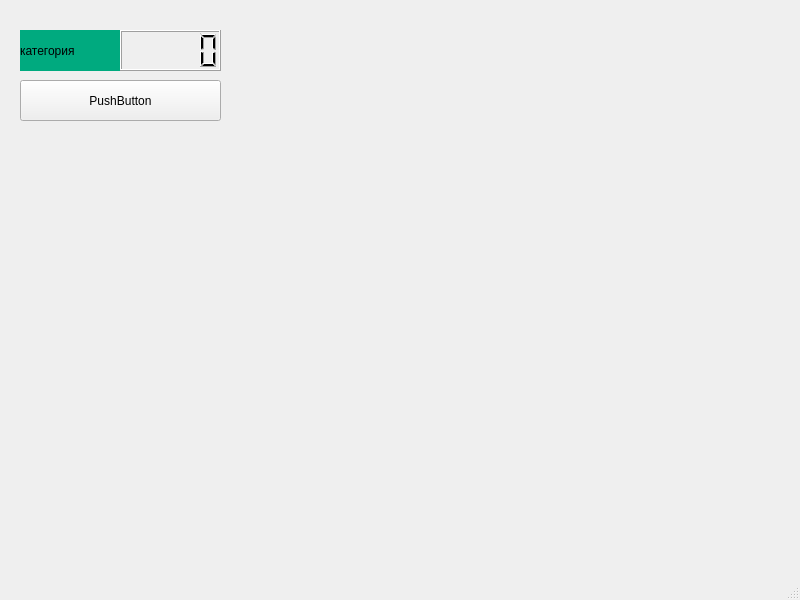
<?xml version="1.0" encoding="UTF-8"?>
<ui version="4.0">
 <class>MainWindow</class>
 <widget class="QMainWindow" name="MainWindow">
  <property name="geometry">
   <rect>
    <x>0</x>
    <y>0</y>
    <width>800</width>
    <height>600</height>
   </rect>
  </property>
  <property name="windowTitle">
   <string>financial assistant</string>
  </property>
  <widget class="QWidget" name="centralwidget">
   <widget class="QLabel" name="category">
    <property name="geometry">
     <rect>
      <x>20</x>
      <y>30</y>
      <width>101</width>
      <height>41</height>
     </rect>
    </property>
    <property name="styleSheet">
     <string notr="true">background-color: rgb(0, 170, 127);</string>
    </property>
    <property name="text">
     <string>категория</string>
    </property>
    <property name="margin">
     <number>10</number>
    </property>
   </widget>
   <widget class="QPushButton" name="insert_btn_money">
    <property name="geometry">
     <rect>
      <x>20</x>
      <y>80</y>
      <width>201</width>
      <height>41</height>
     </rect>
    </property>
    <property name="styleSheet">
     <string notr="true">alternate-background-color: qradialgradient(spread:repeat, cx:0.5, cy:0.5, radius:0.077, fx:0.5, fy:0.5, stop:0 rgba(0, 169, 255, 147), stop:0.497326 rgba(0, 0, 0, 147), stop:1 rgba(0, 169, 255, 147));</string>
    </property>
    <property name="text">
     <string>PushButton</string>
    </property>
   </widget>
   <widget class="QLCDNumber" name="money_insert">
    <property name="geometry">
     <rect>
      <x>120</x>
      <y>30</y>
      <width>101</width>
      <height>41</height>
     </rect>
    </property>
   </widget>
  </widget>
  <widget class="QStatusBar" name="statusbar"/>
 </widget>
 <resources/>
 <connections/>
</ui>
